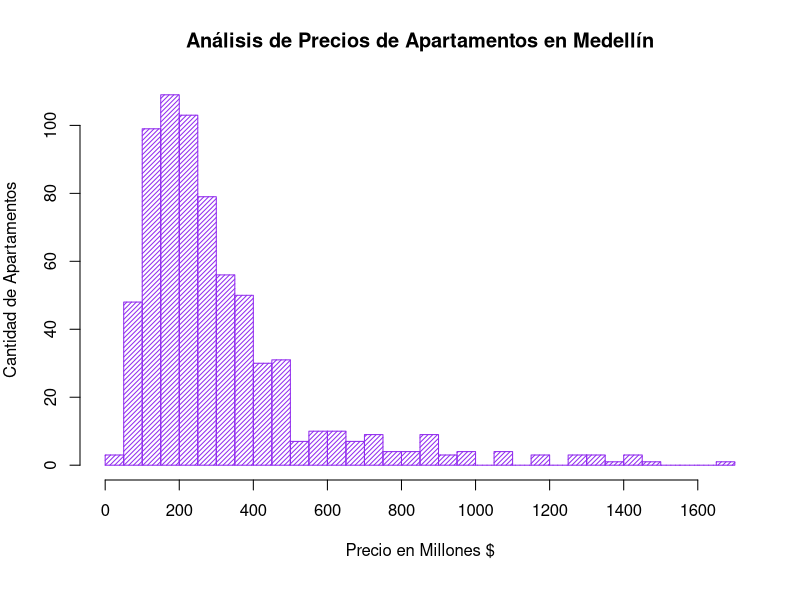
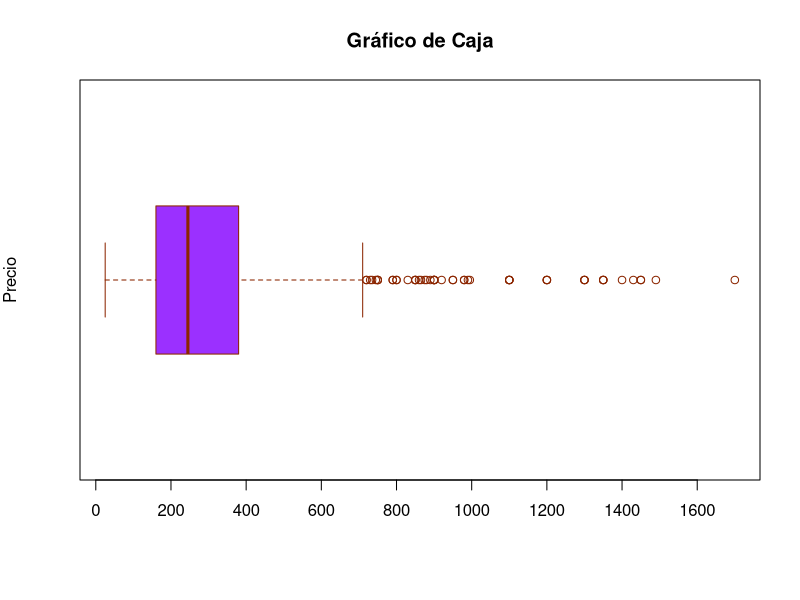
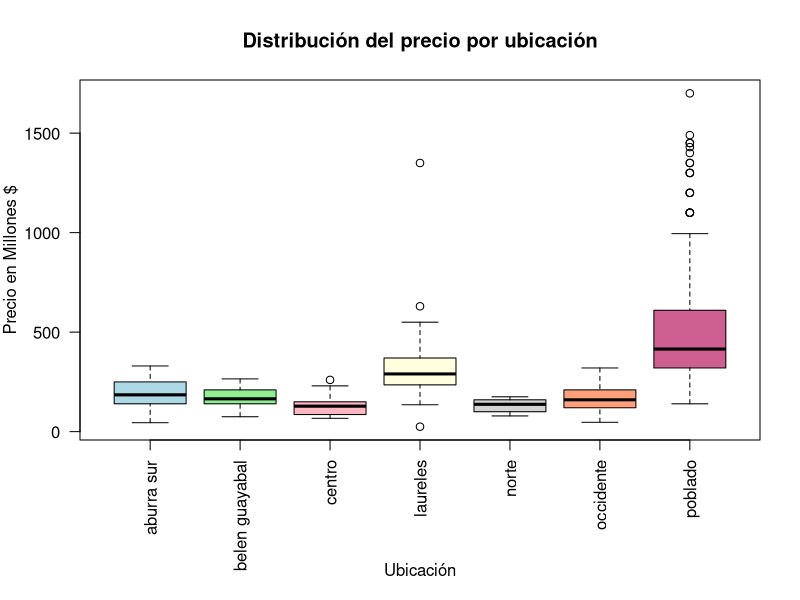
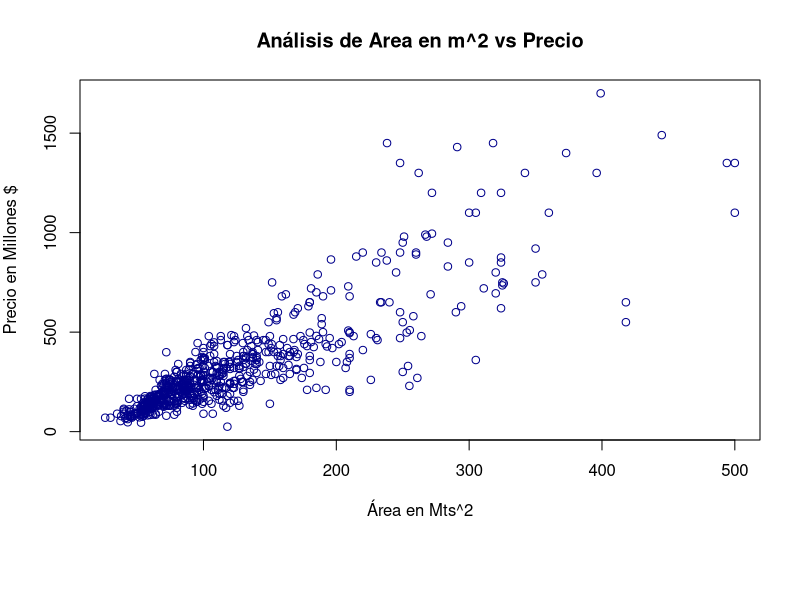

These figures' R source, in order:
library(dplyr)
library(ggplot2)

BaseInmobiliario <- read.csv("Apartamentos_Medellin.csv")

#Exploración de Datos
View(BaseInmobiliario)
nrow(BaseInmobiliario)
ncol(BaseInmobiliario)
head(BaseInmobiliario, 20)
tail(BaseInmobiliario)
summary(BaseInmobiliario)
str(BaseInmobiliario)
names(BaseInmobiliario)

# ¿Hay campos vacíos?
sum(is.na(BaseInmobiliario))
colSums(is.na(BaseInmobiliario))

#Analisis de Variable precio
mean(BaseInmobiliario$precio)
median(BaseInmobiliario$precio)
max(BaseInmobiliario$precio)
min(BaseInmobiliario$precio)
range(BaseInmobiliario$precio)
sd(BaseInmobiliario$precio)
var(BaseInmobiliario$precio)
quantile(BaseInmobiliario$precio, probs = c(0.25, 0.5, 0.75))
summary(BaseInmobiliario$precio)

par(mar = c(6, 4, 4, 2)) # Ajuste de margen para histograma
histograma <- hist(BaseInmobiliario$precio, breaks = 40, ylab = "Cantidad de Apartamentos", xlab = "Precio en Millones $" , 
     main= "Análisis de Precios de Apartamentos en Medellín", col = "purple2", density = 30, xaxt = "n")
axis(side = 1, at = seq(0, max(BaseInmobiliario$precio), by = 200))


BoxplotPrecio <- boxplot(BaseInmobiliario$precio, col="purple1", border = "#8B2500", ylab="Precio", main = "Gráfico de Caja", horizontal = TRUE, xaxt = "n")
axis(side = 1, at = seq(0, max(BaseInmobiliario$precio), by = 200))

par(mar = c(8, 4, 4, 2)) # Aumenta el espacio de abajo de la margen con el 8
BoxplotUbicacionPrecio <- boxplot(precio ~ ubicacion, data = BaseInmobiliario, main = "Distribución del precio por ubicación", 
        col = c("lightblue", "lightgreen", "lightpink", "lightyellow", "lightgray", "lightsalmon", "hotpink3"), las =2,
        ylab="Precio en Millones $", xlab = "")
mtext("Ubicación", side = 1, line = 6)

#Analisis de Variable precio vs mt2

## Gráfico de disperción
DispercionAreaPrecio <- plot(BaseInmobiliario$mt2,BaseInmobiliario$precio, ylab = "Precio en Millones $", xlab = "Área en Mts^2", 
     main="Análisis de Area en m^2 vs Precio", col = "blue4")

cor(BaseInmobiliario$mt2,BaseInmobiliario$precio) # Correlación
cov(BaseInmobiliario$mt2,BaseInmobiliario$precio) # Covarianza

## Grafico de disperción con color de ubicación

DisspercionPorUbicacion <- ggplot(BaseInmobiliario, aes(x = mt2, y=precio, color = ubicacion)) + geom_point(size = 2, alpha = 0.7) +
  labs(title = "Precio vs Area en m^2 por Ubicación",
      x = "Metros cuadrados",
      y = "Precio en millones",
      color = "Ubicación")
## Tabla de contingencia
cat("Tabla de Contingencia de Ubicación vs Estrato\n")
EstratoUbicacionTable <- table(BaseInmobiliario$ubicacion, BaseInmobiliario$estrato)

AptosPobladoEstrato4 <- BaseInmobiliario %>%
  filter(ubicacion == "poblado", estrato == 4) %>% nrow()
cat("La cantidad de apartamentos del poblado de estrato 4 es:", AptosPobladoEstrato4)

## Probabilidad de que un apartamento tenga parqueadero
cat("Probabilidad de que un apartamento tenga parqueadero: ", sum(BaseInmobiliario$parqueadero == "si"), "/", nrow(BaseInmobiliario))
cat("Probabilidad en porcentaje:", round(sum(BaseInmobiliario$parqueadero == "si") / nrow(BaseInmobiliario) * 100, 3), "%")

## Probabilidad de que el precio de un apartamento estrato 3 sea mayor a 100 millones
BaseEstrato3 <- BaseInmobiliario %>%
  filter(estrato == 3)
cat("Probabilidad de que el precio de un apartamento estrato 3 sea mayor a 100 millones:", sum(BaseEstrato3$precio > 100), "/", nrow(BaseEstrato3))
cat("Probabilidad de que el precio de un apartamento estrato 3 sea mayor a 100 millones:", round(sum(BaseEstrato3$precio > 100) / nrow(BaseEstrato3) * 100, 3), "%")

## Probabilidad de que una apartamento ubicado en norte tenga más de 3 alcobas
BaseNorte <- BaseInmobiliario %>%
  filter(ubicacion == "norte")
cat("Probabilidad de que una apartamento ubicado en norte tenga más de 3 alcobas:", sum(BaseNorte$alcobas > 3), "/", nrow(BaseNorte))
cat("Probabilidad de que una apartamento ubicado en norte tenga más de 3 alcobas:", round(sum(BaseNorte$alcobas > 3) / nrow(BaseNorte) * 100, 3), "%")

## Probabilidad de que un apartamento con balcón tenga más de 2 baños
BaseConBalcon <- BaseInmobiliario %>%
  filter(balcon == "si")
cat("Probabilidad de que un apartamento con balcón tenga más de 2 baños:", sum(BaseConBalcon$banos > 2), "/", nrow(BaseConBalcon))
cat("Probabilidad de que un apartamento con balcón tenga más de 2 baños:", round(sum(BaseConBalcon$banos > 2) / nrow(BaseConBalcon) * 100, 3), "%")
